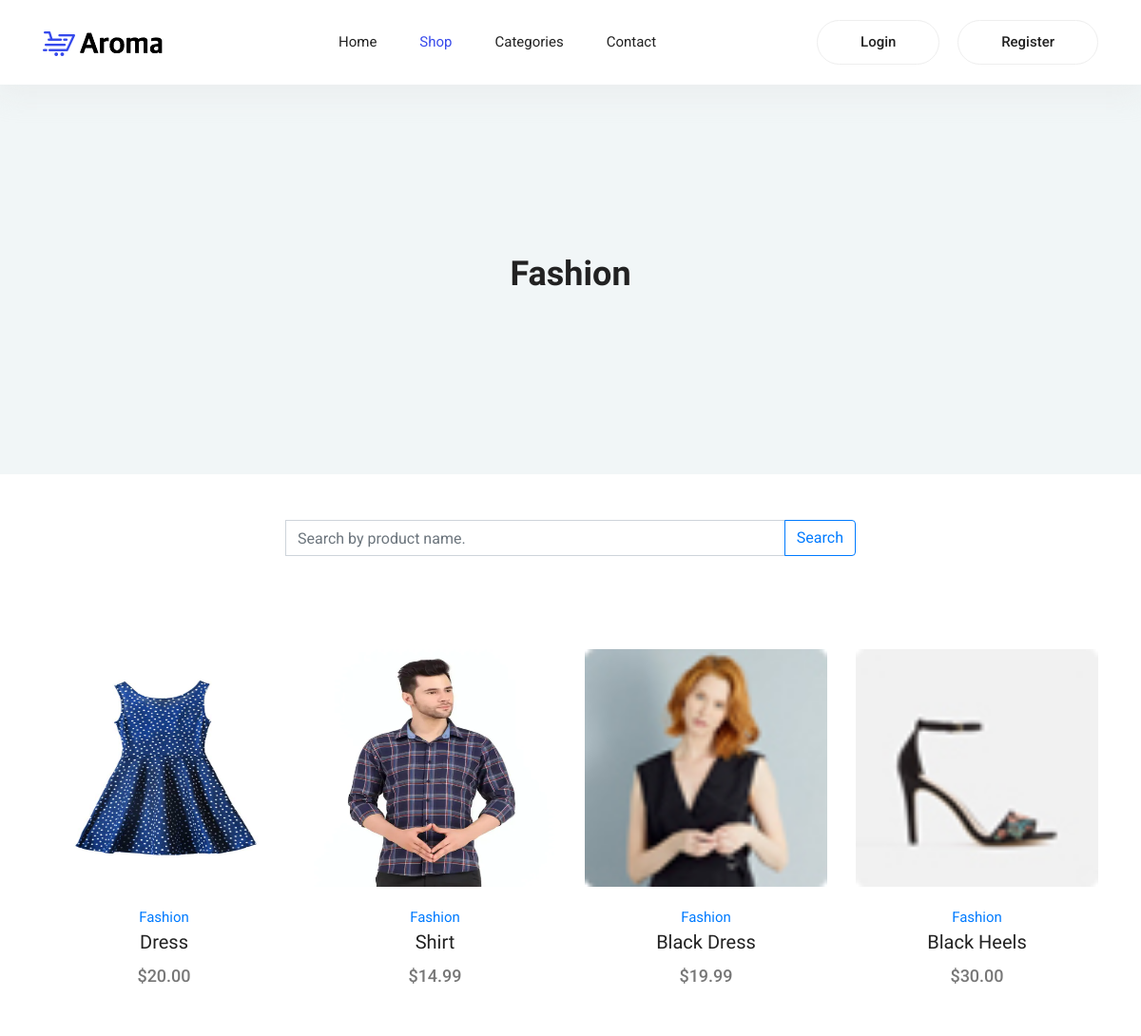
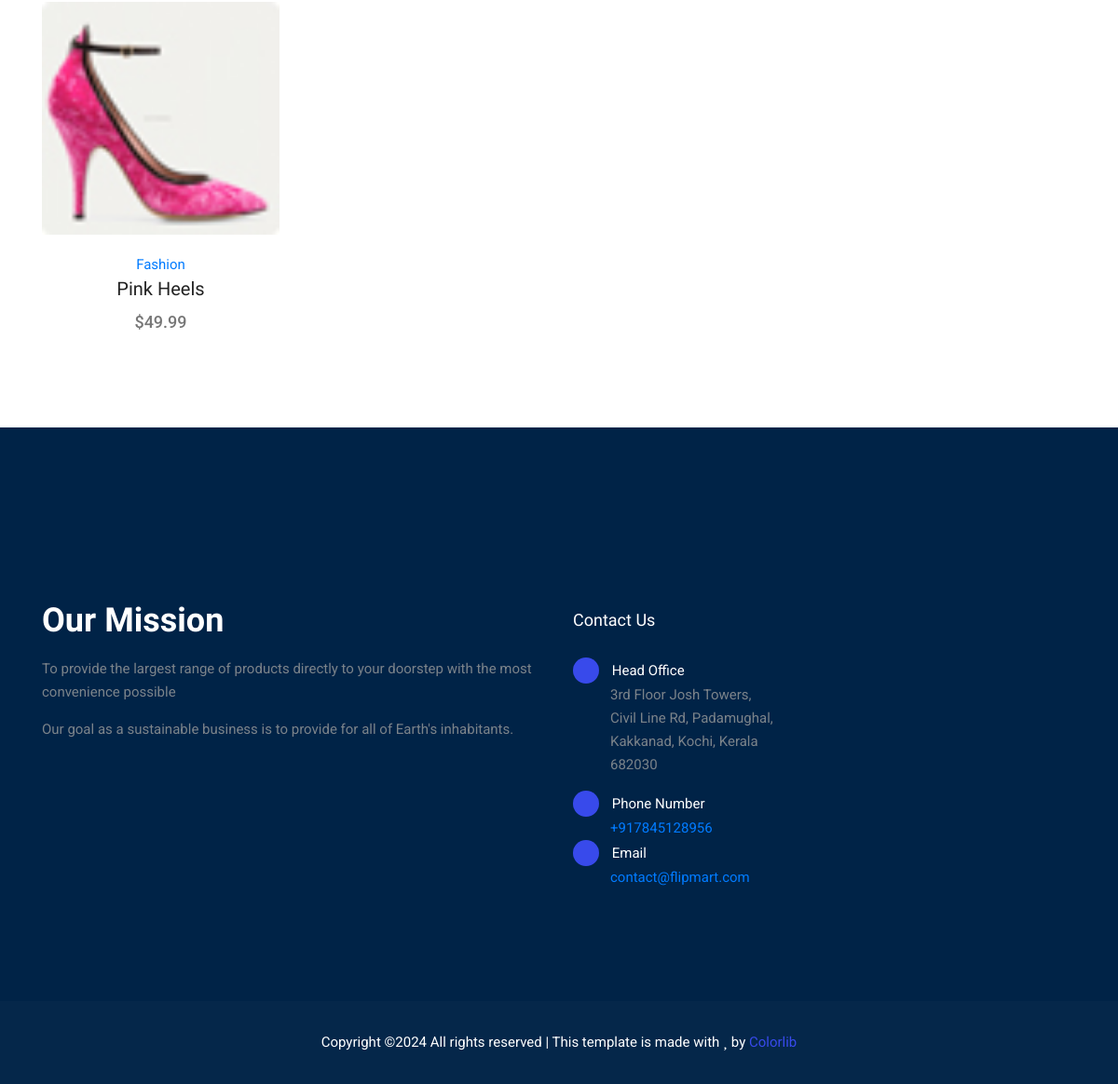
Page /user/shop/category/6 on the committed database (2 pictures, top to bottom).
### siteadmin/models.py (models this page shows, shortened)
class Category(models.Model):
    name = models.CharField(max_length=100)
    image = models.ImageField(upload_to='categories', default='products/null.jpg')

class Product(models.Model):
    name = models.CharField(max_length=100)
    price = models.DecimalField(decimal_places=2,max_digits=9)
    category = models.ForeignKey(to=Category, on_delete=models.CASCADE, null=True)
    image = models.ImageField(upload_to='products', default='products/null.jpg')
    details = models.TextField(default='Product details will be added later.')

### user/views.py (the view)
# urls.py: path("shop/category/<int:id>", views.category, name="category"),
def category(request, id):
    products = Product.objects.filter(category = id)
    category = Category.objects.get(id = id)
    context = {
        'products': products,
        'category': category.name
    }
    pass_user_details(request, context)
    return render(request, 'user/shop.html', context)

### user/views.py (called while the page is built)
def pass_user_details(request, context):
    username = request.session.get('username')
    context['username'] = username
    user = User.objects.filter(name = username).first()
    cart_items_count = CartItem.objects.filter(user = user).count()
    context['cart_items_count'] = cart_items_count

### templates/user/shop.html (shortened to what this page needs)
{% extends 'user/home.html' %}
{% block shoplink %}active{% endblock %}
{% block content %}
<section class="blog-banner-area" id="category">
    <div class="container h-100">
        <div class="blog-banner">
            <div class="text-center">
                {% if category %}
                <h1>{{category}}</h1>
                {% elif search_term %}
                <h1>You searched for: {{search_term}}</h1>
                <h3><a href="" class="text-primary"> ← Back To Products </a></h3>
                {% else %}
                <h1>All Products</h1>
                {% endif %}
            </div>
        </div>
</div>
</section>
<div class="d-flex justify-content-center my-5">
  <form class="input-group w-50" action="{% url 'user:search' %}" method="post">
    <input name="search_term" type="text" required class="form-control" aria-label="Text input with segmented dropdown button" placeholder="Search by product name.">
    <div class="input-group-append">
      <button type="submit" class="btn btn-outline-primary">Search</button>
    </div>
  </form>
</div>
<section class="section-margin--small mb-5">
<div class="container">
  <div class="row">
    <div class="col-xl-12 col-lg-10 col-md-7">
      <section class="lattest-product-area pb-40 category-list">
        <div class="row">
           {% for product in products %}
          <div class="col-sm-6 col-md-4 col-lg-3">
            <div class="card text-center card-product">
              <div class="card-product__img">
                <img class="card-img" src="{{product.image.url}}" alt="Product image" height="250px" width="250px">
              </div>
              <div class="card-body">
                <a href="{% url 'user:category' product.category.id %}">{{product.category.name}}</a>
                <h4 class="card-product__title"><a href="{% url 'user:product' product.id %}">{{product.name}}</a></h4>
                <p class="card-product__price">${{product.price}}</p>
              </div>
            </div>
          </div>
          {% endfor %}
      </section>
    </div>
  </div>
</div>
</section>
{% endblock %}

### templates/static/css/style.css (style rules this page uses)
body { color:#777;font-family:"Roboto",sans-serif;font-size:15px;font-weight:400;line-height:1.667 }
button { cursor:pointer }
h1,h2,h3,h4,h5,h6 { font-family:"Oswald",sans-serif;color:#222;line-height:1.1 }
h1,.h1 { font-size:50px;font-weight:700 }
h4,.h4 { font-size:20px;font-weight:400;line-height:1.3 }
a { display:inline-block }
.section-margin--small { margin:35px 0 }
@media (min-width: 1000px) { .section-margin--small { margin:98px 0 } }
.card-product { border:0;margin-bottom:30px }
.card-product p { margin-bottom:0 }
.card-product__img { position:relative }
.card-product__title a { color:#222 }
.card-product__price { font-size:18px;font-weight:500 }
.blog-banner { position:relative }
.blog-banner h4,.blog-banner h1,.blog-banner a { text-transform:capitalize;color:#fff }
.blog-banner h1 { font-size:30px;margin-bottom:10px;color:#222 }
@media (min-width: 992px) { .blog-banner h1 { font-size:36px } }
.blog-banner-area { height:280px;position:relative;z-index:1 }
@media (min-width: 1000px) { .blog-banner-area { height:410px } }
.blog-banner-area .blog-banner { position:absolute;top:50%;left:50%;width:100%;transform:translate(-50%, -50%) }
.blog-banner-area::after { content:"";display:block;position:absolute;top:0;left:0;width:100%;height:100%;background:#f1f6f7;z-index:-1 }

### rows in the picture
Category: name "Fashion"
Product: image (picture), category.name "Fashion", name "Dress", price "20.00"
Product: image (picture), category.name "Fashion", name "Shirt", price "14.99"
Product: image (picture), category.name "Fashion", name "Black Dress", price "19.99"
Product: image (picture), category.name "Fashion", name "Black Heels", price "30.00"
Product: image (picture), category.name "Fashion", name "Pink Heels", price "49.99"
